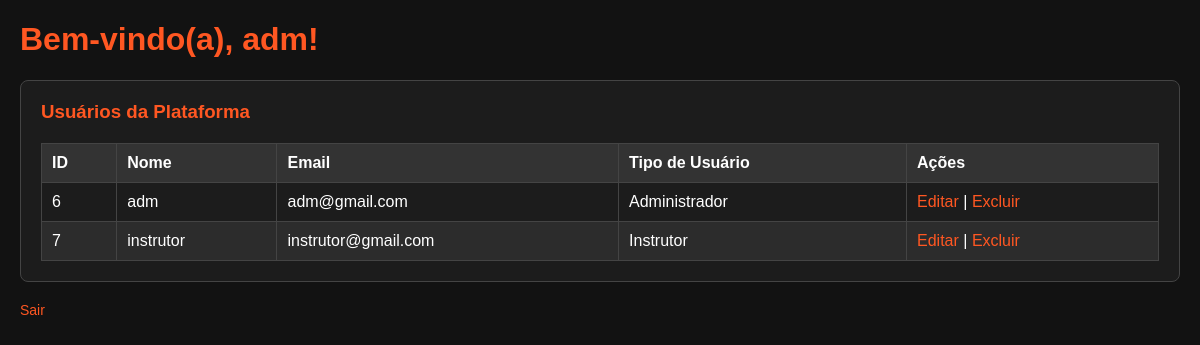
Page /pageAdmin/dashboard_admin.php (signed in) on the committed database.
### tables this page shows
CREATE TABLE `cadastro` (
  `id` int(11) NOT NULL,
  `nome` varchar(250) NOT NULL,
  `email` varchar(250) NOT NULL,
  `tipo_user` enum('Instrutor','Aluno','Administrador') NOT NULL,
  `senha` varchar(250) NOT NULL,
  `telefone` varchar(11) NOT NULL
);

### pageAdmin/dashboard_admin.php (the view, shortened to what this page needs)
<?php
include '../CRUD/conexao.php';
$sql = "SELECT id, nome, email, tipo_user FROM cadastro";
$stmt = $conexao->prepare($sql);
$stmt->execute();
$resultado = $stmt->get_result();
?>
<!DOCTYPE html>
<html lang="pt-br">
<head>
</head>
<body>
    <h1>Bem-vindo(a), <?php echo htmlspecialchars($_SESSION['dados']['nome']); ?>!</h1>
    <div class="card">
        <h3>Usuários da Plataforma</h3>
        <table>
            <thead>
                <tr>
                    <th>ID</th>
                    <th>Nome</th>
                    <th>Email</th>
                    <th>Tipo de Usuário</th>
                    <th>Ações</th>
                </tr>
            </thead>
            <tbody>
                <?php while ($usuario = $resultado->fetch_assoc()): ?>
                    <tr>
                        <td><?php echo $usuario['id']; ?></td>
                        <td><?php echo htmlspecialchars($usuario['nome']); ?></td>
                        <td><?php echo htmlspecialchars($usuario['email']); ?></td>
                        <td><?php echo htmlspecialchars($usuario['tipo_user']); ?></td>
                        <td>
                            <a href="editar_usuario.php?id=<?php echo $usuario['id']; ?>">Editar</a> |
                            <a href="excluir_usuario.php?id=<?php echo $usuario['id']; ?>">Excluir</a>
                        </td>
                    </tr>
                <?php endwhile; ?>
            </tbody>
        </table>
    </div>
    <footer>
        <a href="../CRUD/logout.php">Sair</a>
    </footer>
</body>
</html>

### pageAdmin/dashboard_admin.php (style rules this page uses)
body { font-family: Arial, sans-serif; background-color: #121212; color: white; margin: 20px; }
h1 { color: #FF5722; }
.card { border: 1px solid #444; border-radius: 8px; padding: 20px; margin-bottom: 20px; background-color: #1c1c1c; }
.card h3 { margin-top: 0; color: #FF5722; }
table { width: 100%; border-collapse: collapse; margin-top: 20px; }
table, th, td { border: 1px solid #444; }
th, td { padding: 10px; text-align: left; }
th { background-color: #333; color: white; }
tr:nth-child(even) { background-color: #2c2c2c; }
a { text-decoration: none; color: #FF5722; }
footer { margin-top: 20px; font-size: 14px; color: #bbb; }

### rows in the picture
cadastro: id "6", nome "adm", email "adm@gmail.com", tipo_user "Administrador"
cadastro: id "7", nome "instrutor", email "instrutor@gmail.com", tipo_user "Instrutor"

### other values in the picture
$_SESSION['dados']['nome'] "adm"
